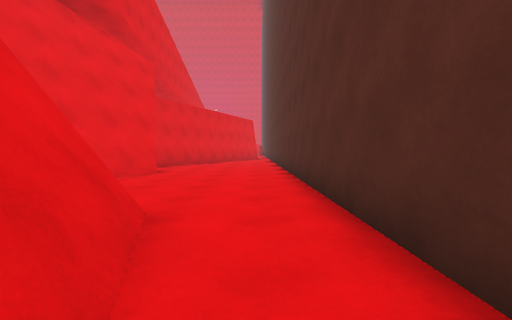
[1] (above)

19 first-person views from a walk through a Unity game level. The camera is 1.2 m above the floor, tilts 2° down and sees 90° across. The floor is counted in squares, 2 m on a side. Each view is taken from the middle of a square. On the plan, view 1 faces up. The plan holds only what a view shows up to about 9 squares ahead; the rest is blank. The place goes on beyond the plan. Surface patterns are stand-ins for the level's own textures.

[2]
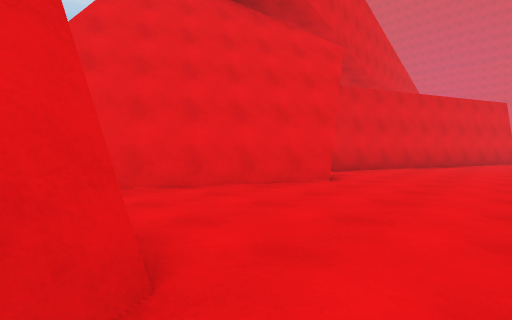

[3]
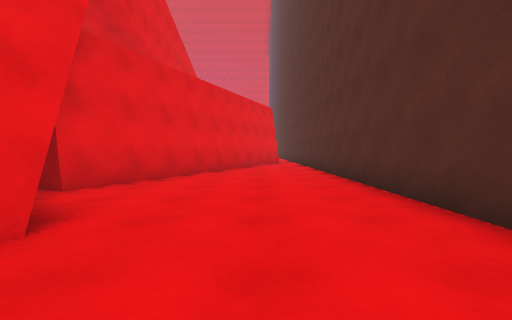

[4]
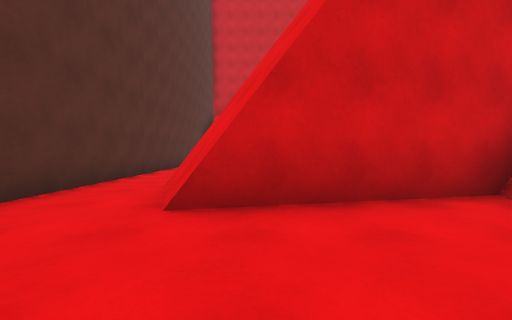

[5]
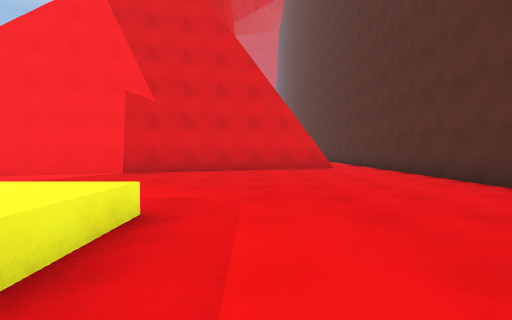

[6]
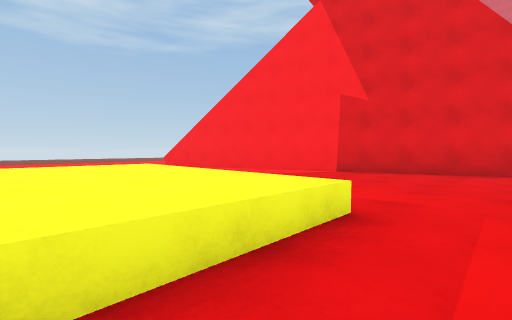

[7]
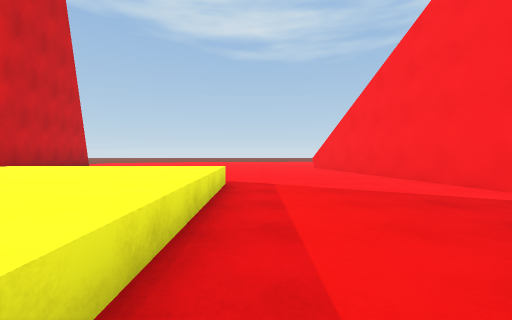

[8]
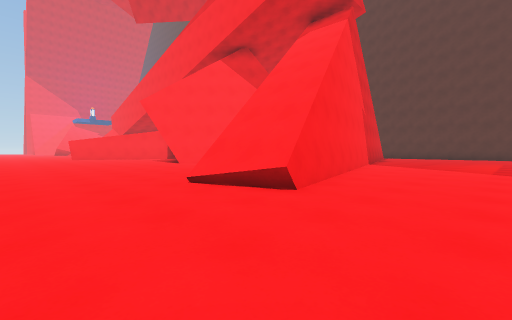

[9]
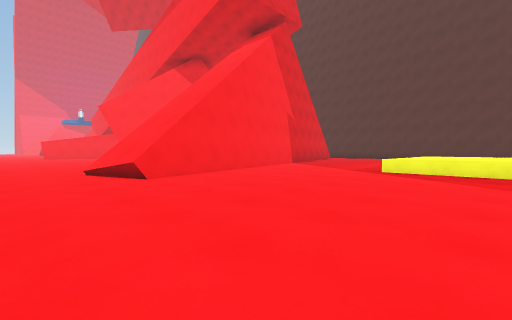

[10]
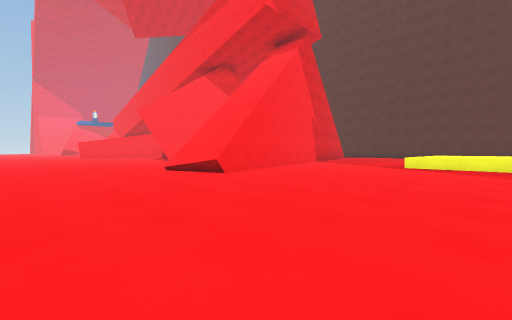

[11]
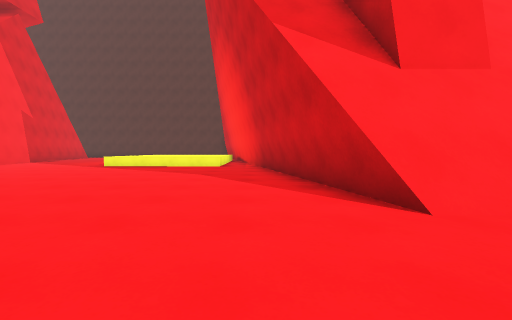

[12]
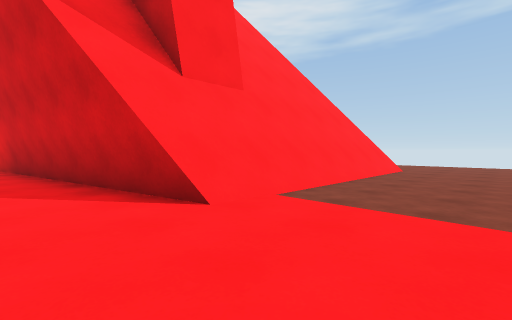

[13]
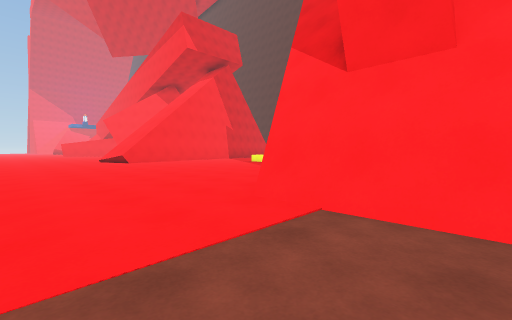

[14]
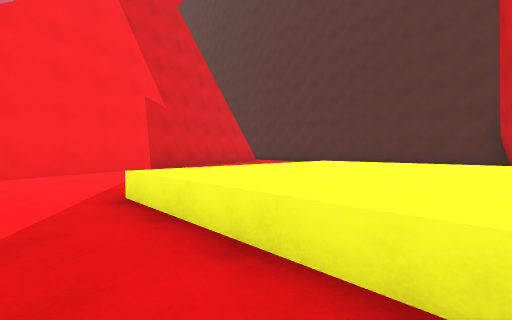

[15]
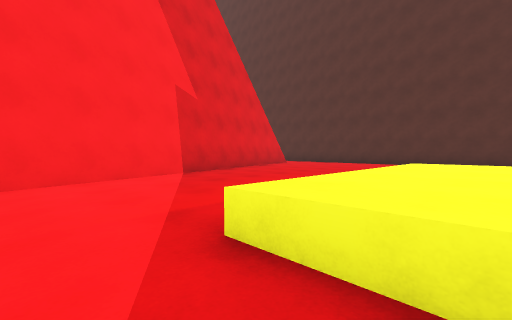

[16]
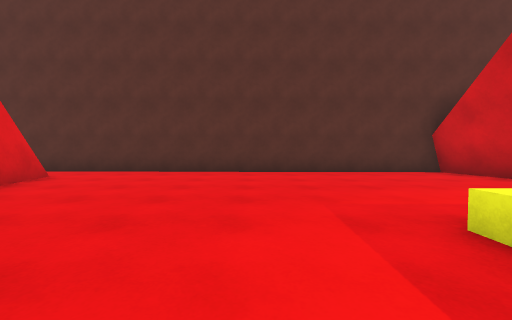

[17]
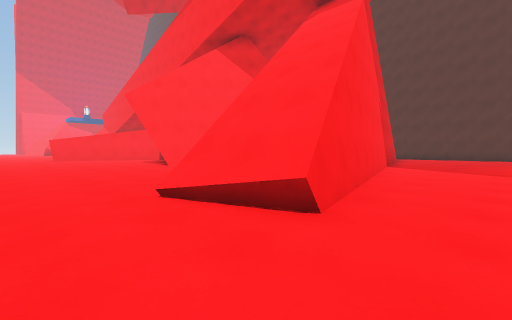

[18]
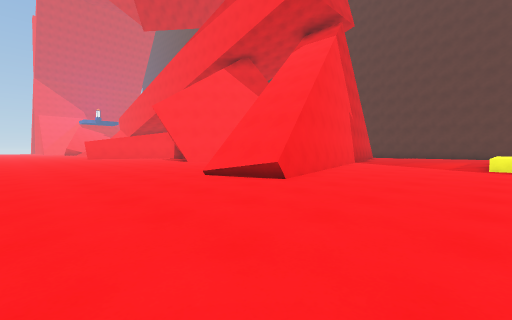

[19]
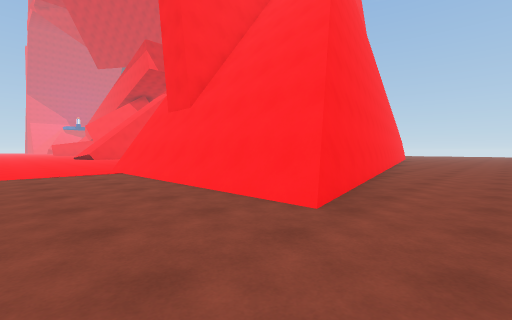

### Floor plan
Key: @ floor where view 1 was taken; # wall or solid block; . main floor; : floor 0.25 m higher than the main floor; + floor 12.5 m higher than the main floor; * floor 14.25 m higher than the main floor; / step, stairs or slope; ^ raised ledge.
Columns run from 18 left of view 1 to 1 right of it. Each row starts with its distance up from view 1.
 12                /:::#
 11                #:::#
 10               /::::#
  9               #::::#
  8             ^# ::::#
  7  ....       ####:::#
  6 .....:     #####:::#
  5 ......:    # ##::::#
  4 ......:      #:::::#
  3 ......       #:::::#
  2 ......       ::###:#
  1 ......      ######:#
  0 ...../ /////####::@#
 -1 ..../////####::::::#
 -2 ....//##:::::::::::#
 -3 ........:::::::::::#
 -4 .........::::::::::#
 -5 .........::::::::::#
 -6 .........^^^^^^::::#
 -7 .........^^^^^^::::#
 -8 .........^^^^^^::::#
 -9 .........^^/*+:    #
-10 ..........         #
-11 .........#
-12 ....######
-13 ...##
-14 ...#
-15 ...#
-16 ...#
-17 ...#
-18 ...# #####.
-19 ...###......
-20 .............
-21 .............
-22 ..

Where each view was taken, in squares from view 1:
view 1: 0 up, 0 right, facing up
view 2: 2 up, 0 right, facing up-left
view 3: 5 up, 1 left, facing up
view 4: 5 up, 2 left, facing down
view 5: 8 down, 3 left, facing up
view 6: 8 down, 3 left, facing up-left
view 7: 5 down, 4 left, facing left
view 8: 5 down, 17 left, facing up-right
view 9: 8 down, 16 left, facing up-right
view 10: 8 down, 18 left, facing up-right
view 11: 11 down, 18 left, facing right
view 12: 11 down, 18 left, facing down-right
view 13: 15 down, 18 left, facing up-right
view 14: 9 down, 10 left, facing up-right
view 15: 7 down, 10 left, facing up-right
view 16: 4 down, 6 left, facing right
view 17: 4 down, 16 left, facing up-right
view 18: 6 down, 18 left, facing up-right
view 19: 21 down, 18 left, facing up-right
